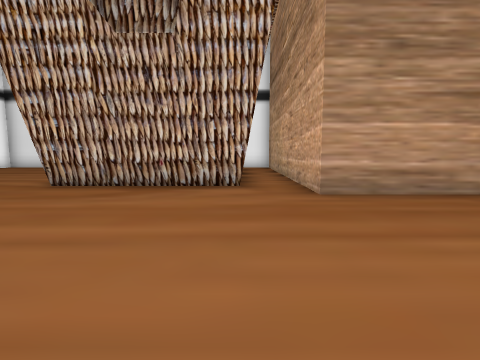
view 1 (above)

23 first-person views from a walk through a scene from a Unity 3-D project. The camera is 1.4 m above the floor, tilts 6° down and sees 85° across. The floor is counted in squares, 2 m on a side. Each view is taken from the middle of a square. On the plan, view 1 faces up. The plan holds only what a view shows up to about 9 squares ahead; the rest is blank. The place goes on beyond the plan. The player character is not drawn.

view 2
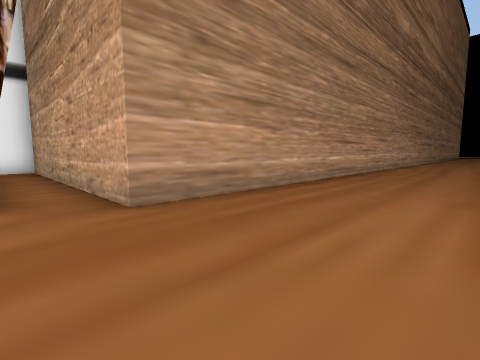

view 3
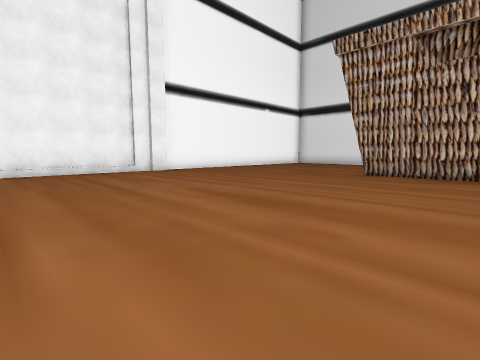

view 4
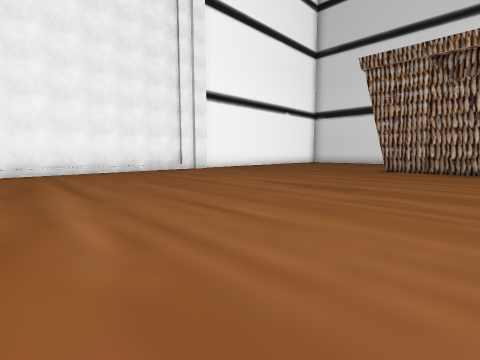

view 5
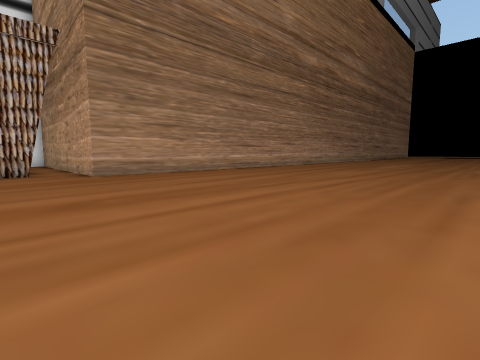

view 6
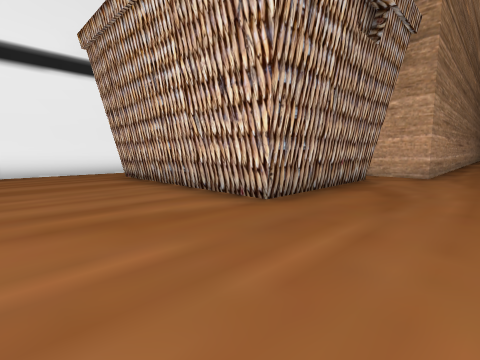

view 7
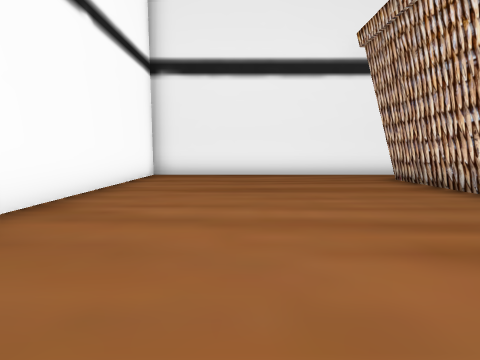

view 8
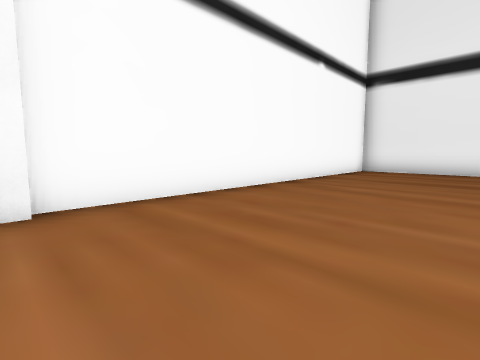

view 9
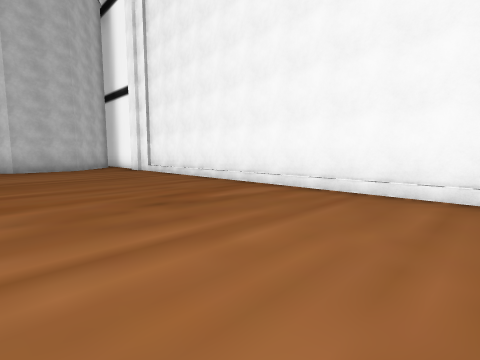

view 10
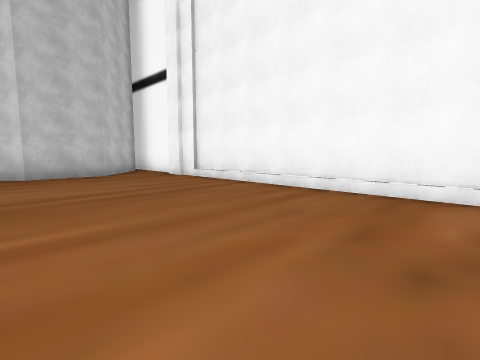

view 11
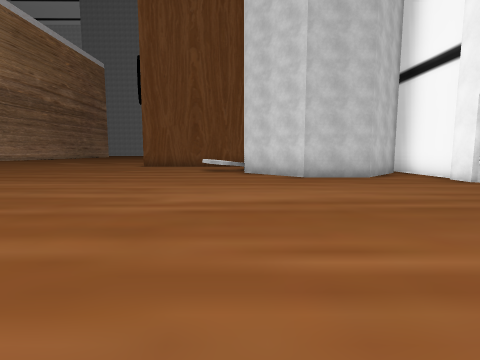

view 12
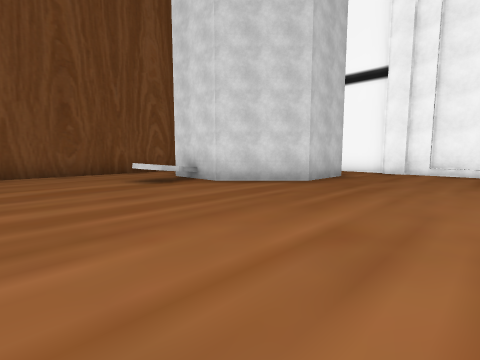

view 13
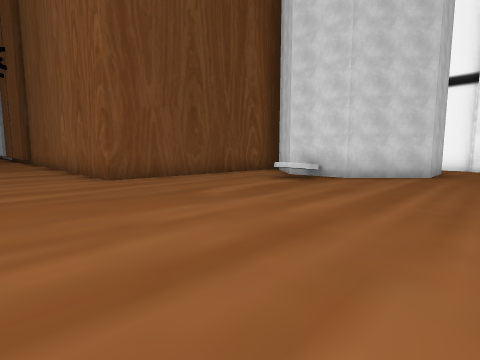

view 14
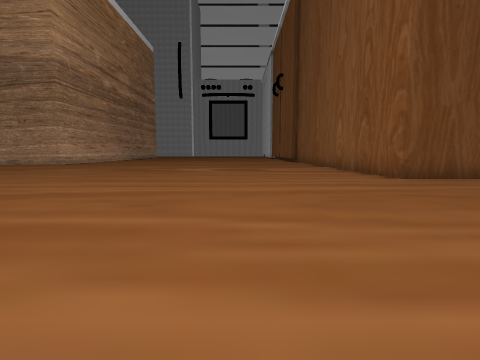

view 15
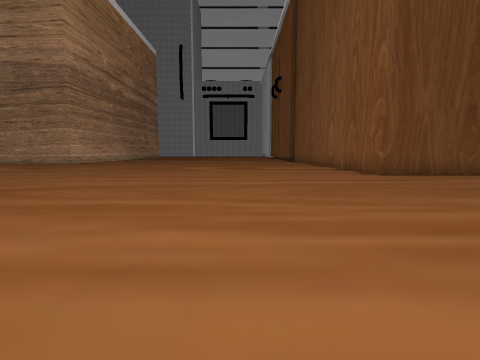

view 16
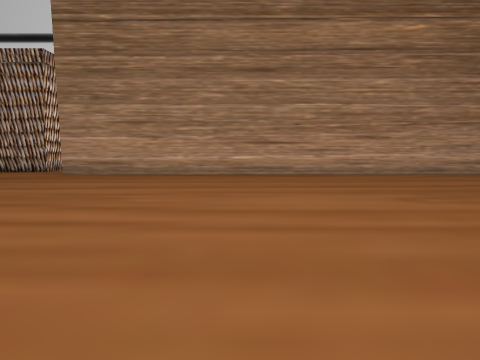

view 17
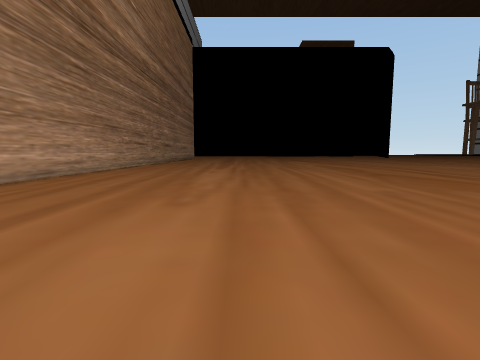

view 18
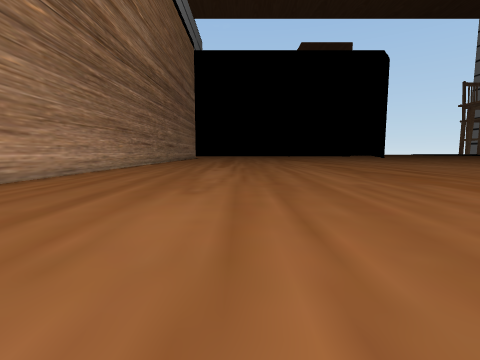

view 19
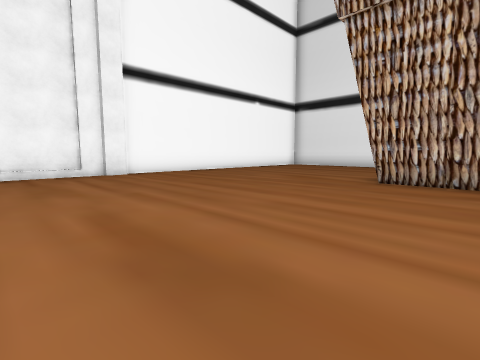

view 20
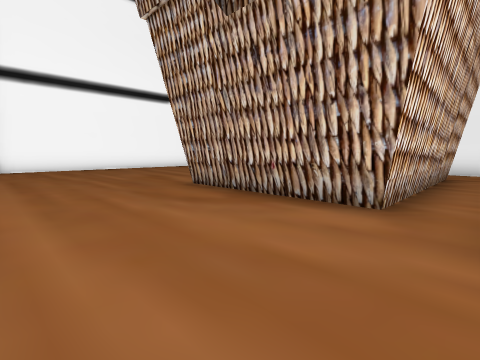

view 21
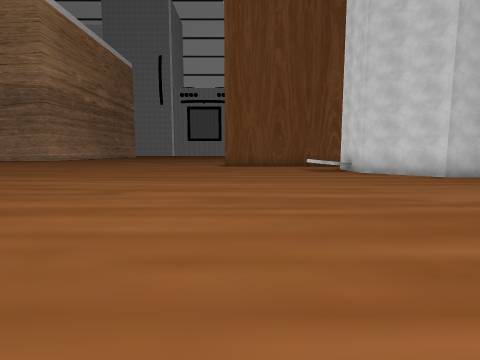

view 22
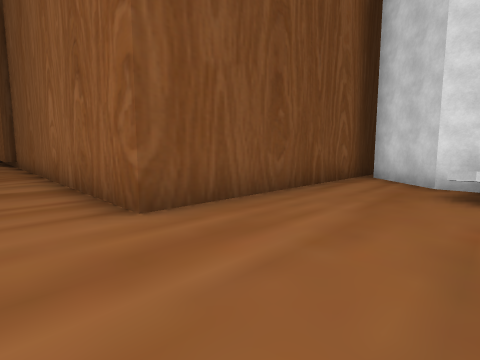

view 23
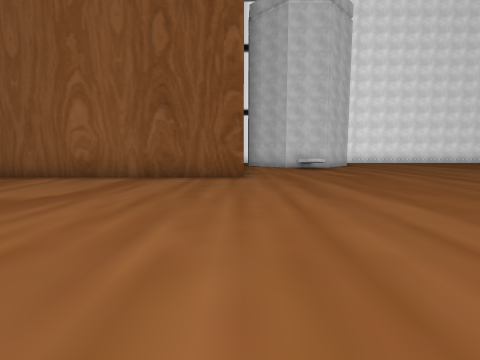

### Floor plan
Points are (right, up) in squares from view 1. A wall is a line through its corners. A room is listed if a view was taken in it or the views show most of it. See-through windows are left out.
Room 1 (views 1, 2, 3, 4, 5, 6, 7, 8, 9, 10, 11, 12, 13, 14, 15, 16, 17, 18, 19, 20, 21, 22, 23)
walls: (-10.5, -12.1) (-10.5, -12.9); (-10.7, -12.8) (-10.7, -15.1); (-10.4, -15.1) (-8.7, -13.4) (-6.8, -13.4) (-5.2, -15) (-5.2, -16.9) (-6.9, -18.6); (-8, -18.9) (-0.3, -18.9) (-0.3, -23.5); (-10.7, 1.8) (-10.7, -12.1); (-10.5, 2.4) (-10.5, 1.6); (15.1, 4.3) (1.3, 4.3) (1.3, 12.2) (-0.1, 12.2); (0.1, 10.9) (0.1, 5.4) (-4.1, 5.4) (-4.1, 10.9); (-3.1, 12.2) (-10.7, 12.2) (-10.7, 2.4)
low walls: (-4.4, -15.4) (-3.9, -15.4) (-3.6, -15.8) (-3.6, -16.2) (-3.9, -16.6); (-5.2, -15.8) (-4.6, -15.8)

Where each view was taken, in squares from view 1:
view 1: 0 up, 0 right, facing up
view 2: 1 up, 0 right, facing up-right
view 3: 3 down, 1 left, facing up-left
view 4: 5 down, 1 left, facing up-left
view 5: 4 down, 1 left, facing up-right
view 6: 3 up, 7 left, facing up-right
view 7: 4 up, 8 left, facing up
view 8: 2 up, 7 left, facing up-left
view 9: 2 down, 6 left, facing down-left
view 10: 5 down, 6 left, facing down-left
view 11: 6 down, 5 left, facing down
view 12: 10 down, 1 left, facing down-left
view 13: 12 down, 2 right, facing down-left
view 14: 12 down, 4 right, facing down
view 15: 11 down, 4 right, facing down
view 16: 4 down, 7 right, facing up
view 17: 1 down, 6 right, facing right
view 18: 1 down, 5 right, facing right
view 19: 1 down, 2 left, facing up-left
view 20: 2 up, 1 right, facing up-left
view 21: 6 down, 1 left, facing down
view 22: 16 down, 1 right, facing down-left
view 23: 19 down, 7 right, facing left
